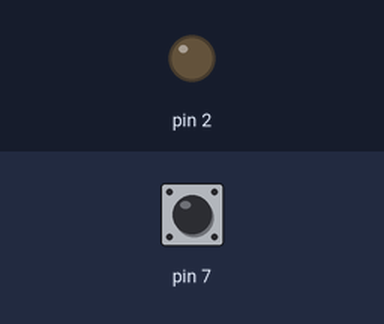
A sketch run on a simulated Arduino Uno, built with avr-gcc and run on an emulated ATmega328P. Shown: output pins drawn as LEDs (lit = HIGH). Dashed ring = blinking. Inputs (shaded band) come from the test bench; at power-on: pin 7 HIGH.

Above: at 1.2 s.
1.3 s: pin 7 pulled LOW for 3.2 s
At 1.6 s:
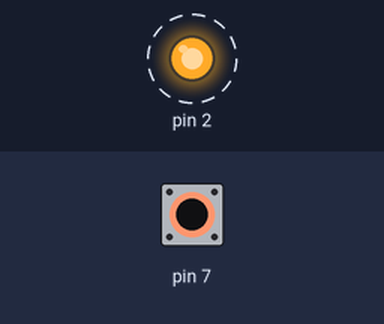
Timing chart, 0 to 6.3 s (numbered marks = the images above; inputs shaded):
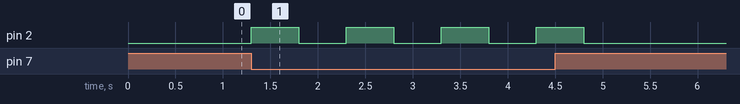

Measured:
- after the input at 1.3 s, pin 2: alternates HIGH for 0.50 s and LOW for 0.50 s, 8 changes in all, then stays LOW, starting at once

The sketch:

src.ino
```cpp
void setup() {
  pinMode(2, OUTPUT);
  pinMode(7, INPUT_PULLUP);
}

void loop() {
  if (digitalRead(7) == LOW) {
    digitalWrite(2, HIGH);
    delay(500);
    digitalWrite(2, LOW);
    delay(500);
  } else {
    digitalWrite(2, LOW);
  }
}
```
